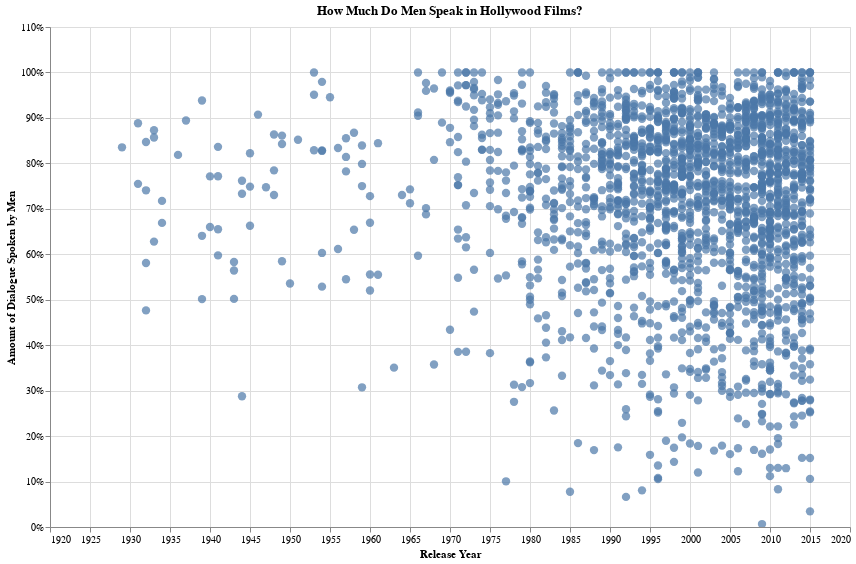

Notebook cell for this chart:
### Code cell
alt.Chart(men_dialogue_df, title='How Much Do Men Speak in Hollywood Films?').mark_circle(size=70).encode(
   alt.X('year:Q', axis=alt.Axis(format='', title='Release Year'),
        scale=alt.Scale(domain=(1920, 2020)), 
    ),
     alt.Y('proportion_of_dialogue:Q', axis=alt.Axis(format='%', title='Amount of Dialogue Spoken by Men')),
    tooltip=['title', 'year', alt.Tooltip('proportion_of_dialogue:Q', format='.1%')]
).interactive().properties(width=800, height=500)

### Figure 1 — Vega-Lite specification as saved in the notebook (floating-point values rounded to 4 significant figures; data arrays with more than 128 entries replaced by an {"elided": "..."} marker saying what was removed)
{"config": {"view": {"continuousWidth": 400, "continuousHeight": 300}}, "data": {"name": "data-d0a54949d21ac3d4b525b23e1ae4e45e"}, "mark": {"type": "circle", "size": 70}, "encoding": {"tooltip": [{"type": "nominal", "field": "title"}, {"type": "quantitative", "field": "year"}, {"type": "quantitative", "field": "proportion_of_dialogue", "format": ".1%"}], "x": {"type": "quantitative", "axis": {"format": "", "title": "Release Year"}, "field": "year", "scale": {"domain": [1920, 2020]}}, "y": {"type": "quantitative", "axis": {"format": "%", "title": "Amount of Dialogue Spoken by Men"}, "field": "proportion_of_dialogue"}}, "height": 500, "selection": {"selector047": {"type": "interval", "bind": "scales", "encodings": ["x", "y"]}}, "title": "How Much Do Men Speak in Hollywood Films?", "width": 800, "$schema": "https://vega.github.io/schema/vega-lite/v4.8.1.json", "datasets": {"data-d0a54949d21ac3d4b525b23e1ae4e45e": {"elided": "1998 records"}}}
